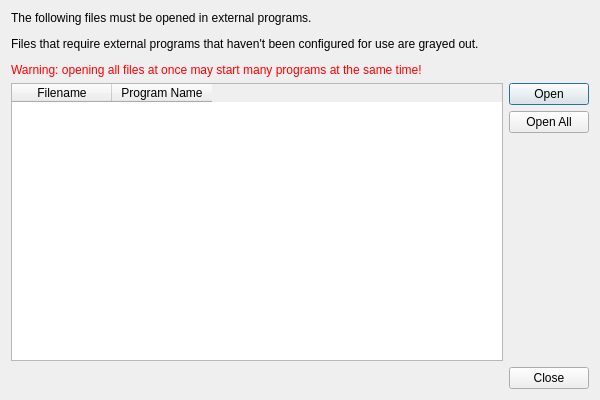
<?xml version="1.0" encoding="UTF-8"?>
<ui version="4.0">
 <class>OpenInExternalProgramDialog</class>
 <widget class="QDialog" name="OpenInExternalProgramDialog">
  <property name="geometry">
   <rect>
    <x>0</x>
    <y>0</y>
    <width>600</width>
    <height>400</height>
   </rect>
  </property>
  <property name="windowTitle">
   <string>Open In External Program</string>
  </property>
  <property name="modal">
   <bool>true</bool>
  </property>
  <layout class="QGridLayout" name="gridLayout">
   <item row="2" column="1">
    <widget class="QPushButton" name="OpenAll">
     <property name="text">
      <string>Open All</string>
     </property>
    </widget>
   </item>
   <item row="1" column="1">
    <widget class="QPushButton" name="Open">
     <property name="text">
      <string>Open</string>
     </property>
     <property name="default">
      <bool>true</bool>
     </property>
    </widget>
   </item>
   <item row="3" column="1">
    <spacer name="verticalSpacer">
     <property name="orientation">
      <enum>Qt::Vertical</enum>
     </property>
     <property name="sizeHint" stdset="0">
      <size>
       <width>20</width>
       <height>40</height>
      </size>
     </property>
    </spacer>
   </item>
   <item row="0" column="0" colspan="2">
    <widget class="QLabel" name="label">
     <property name="text">
      <string>&lt;html&gt;&lt;head/&gt;&lt;body&gt;&lt;p&gt;The following files must be opened in external programs.&lt;/p&gt;&lt;p&gt;Files that require external programs that haven't been configured for use are grayed out.&lt;/p&gt;&lt;p&gt;&lt;span style=&quot; color:#ff0000;&quot;&gt;Warning: opening all files at once may start many programs at the same time!&lt;/span&gt;&lt;/p&gt;&lt;/body&gt;&lt;/html&gt;</string>
     </property>
    </widget>
   </item>
   <item row="4" column="0" colspan="2">
    <widget class="QDialogButtonBox" name="Buttons">
     <property name="standardButtons">
      <set>QDialogButtonBox::Close</set>
     </property>
    </widget>
   </item>
   <item row="1" column="0" rowspan="3">
    <widget class="QTableWidget" name="FileList">
     <property name="selectionMode">
      <enum>QAbstractItemView::SingleSelection</enum>
     </property>
     <property name="selectionBehavior">
      <enum>QAbstractItemView::SelectRows</enum>
     </property>
     <attribute name="horizontalHeaderMinimumSectionSize">
      <number>100</number>
     </attribute>
     <attribute name="horizontalHeaderStretchLastSection">
      <bool>false</bool>
     </attribute>
     <column>
      <property name="text">
       <string>Filename</string>
      </property>
     </column>
     <column>
      <property name="text">
       <string>Program Name</string>
      </property>
     </column>
    </widget>
   </item>
  </layout>
 </widget>
 <resources/>
 <connections>
  <connection>
   <sender>Buttons</sender>
   <signal>rejected()</signal>
   <receiver>OpenInExternalProgramDialog</receiver>
   <slot>reject()</slot>
   <hints>
    <hint type="sourcelabel">
     <x>149</x>
     <y>179</y>
    </hint>
    <hint type="destinationlabel">
     <x>149</x>
     <y>99</y>
    </hint>
   </hints>
  </connection>
 </connections>
</ui>
